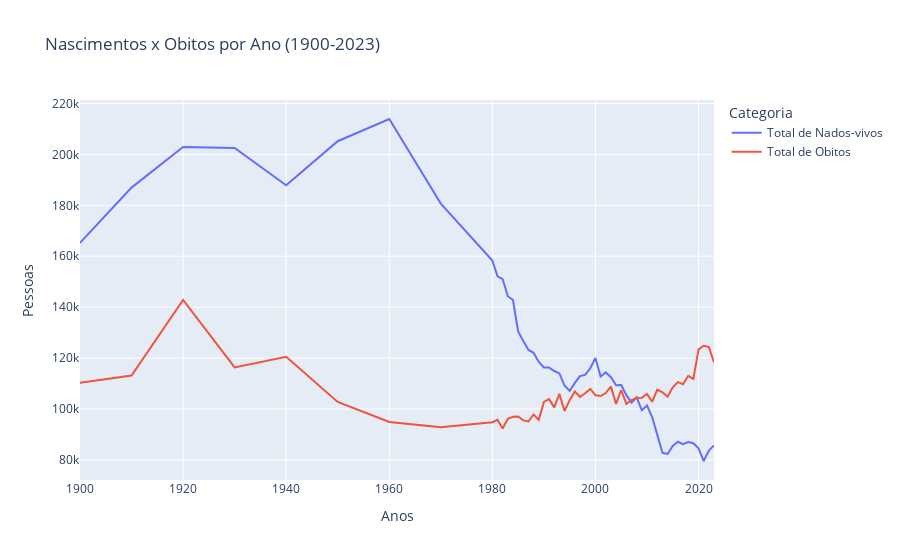

Notebook code for this chart:
### Code cell
grafico_linhas = px.line(
    tabela,
    x='Anos',
    y=['Total de Nados-vivos', 'Total de Obitos'],
    title='Nascimentos x Obitos por Ano (1900-2023)',
    labels={'value': 'Pessoas', 'variable': 'Categoria'},
)

grafico_linhas.show()

### Figure 1 — Plotly figure (JSON) as saved in the notebook; plotly's stock layout.template omitted (floating-point values rounded to 4 significant figures)
{"data": [{"hovertemplate": "Categoria=Total de Nados-vivos<br>Anos=%{x}<br>Pessoas=%{y}<extra></extra>", "legendgroup": "Total de Nados-vivos", "line": {"color": "#636efa", "dash": "solid"}, "marker": {"symbol": "circle"}, "mode": "lines", "name": "Total de Nados-vivos", "orientation": "v", "showlegend": true, "type": "scatter", "x": [1900, 1910, 1920, 1930, 1940, 1950, 1960, 1970, 1980, 1981, 1982, 1983, 1984, 1985, 1986, 1987, 1988, 1989, 1990, 1991, 1992, 1993, 1994, 1995, 1996, 1997, 1998, 1999, 2000, 2001, 2002, 2003, 2004, 2005, 2006, 2007, 2008, 2009, 2010, 2011, 2012, 2013, 2014, 2015, 2016, 2017, 2018, 2019, 2020, 2021, 2022, 2023], "xaxis": "x", "y": [165245, 186953, 202908, 202529, 187892, 205163, 213895, 180690, 158309, 152071, 151002, 144296, 142783, 130450, 126715, 123179, 122093, 118483, 116321, 116299, 114924, 113960, 109227, 107097, 110261, 112933, 113384, 116002, 120008, 112774, 114383, 112515, 109298, 109399, 105449, 102492, 104594, 99491, 101381, 96856, 89841, 82787, 82367, 85500, 87126, 86154, 87020, 86579, 84530, 79582, 83671, 85699], "yaxis": "y"}, {"hovertemplate": "Categoria=Total de Obitos<br>Anos=%{x}<br>Pessoas=%{y}<extra></extra>", "legendgroup": "Total de Obitos", "line": {"color": "#EF553B", "dash": "solid"}, "marker": {"symbol": "circle"}, "mode": "lines", "name": "Total de Obitos", "orientation": "v", "showlegend": true, "type": "scatter", "x": [1900, 1910, 1920, 1930, 1940, 1950, 1960, 1970, 1980, 1981, 1982, 1983, 1984, 1985, 1986, 1987, 1988, 1989, 1990, 1991, 1992, 1993, 1994, 1995, 1996, 1997, 1998, 1999, 2000, 2001, 2002, 2003, 2004, 2005, 2006, 2007, 2008, 2009, 2010, 2011, 2012, 2013, 2014, 2015, 2016, 2017, 2018, 2019, 2020, 2021, 2022, 2023], "xaxis": "x", "y": [110330, 113161, 142862, 116352, 120486, 102798, 94883, 92854, 94794, 95728, 92379, 96179, 96975, 97085, 95521, 95102, 97844, 95743, 102768, 103882, 100638, 105950, 99232, 103475, 106881, 104778, 106198, 107871, 105364, 105092, 106258, 108795, 102012, 107464, 101990, 103512, 104280, 104434, 105954, 102848, 107612, 106554, 104843, 108539, 110573, 109758, 113051, 111843, 123396, 124841, 124361, 118295], "yaxis": "y"}], "layout": {"legend": {"title": {"text": "Categoria"}, "tracegroupgap": 0}, "title": {"text": "Nascimentos x Obitos por Ano (1900-2023)"}, "xaxis": {"anchor": "y", "domain": [0, 1], "title": {"text": "Anos"}}, "yaxis": {"anchor": "x", "domain": [0, 1], "title": {"text": "Pessoas"}}}}
